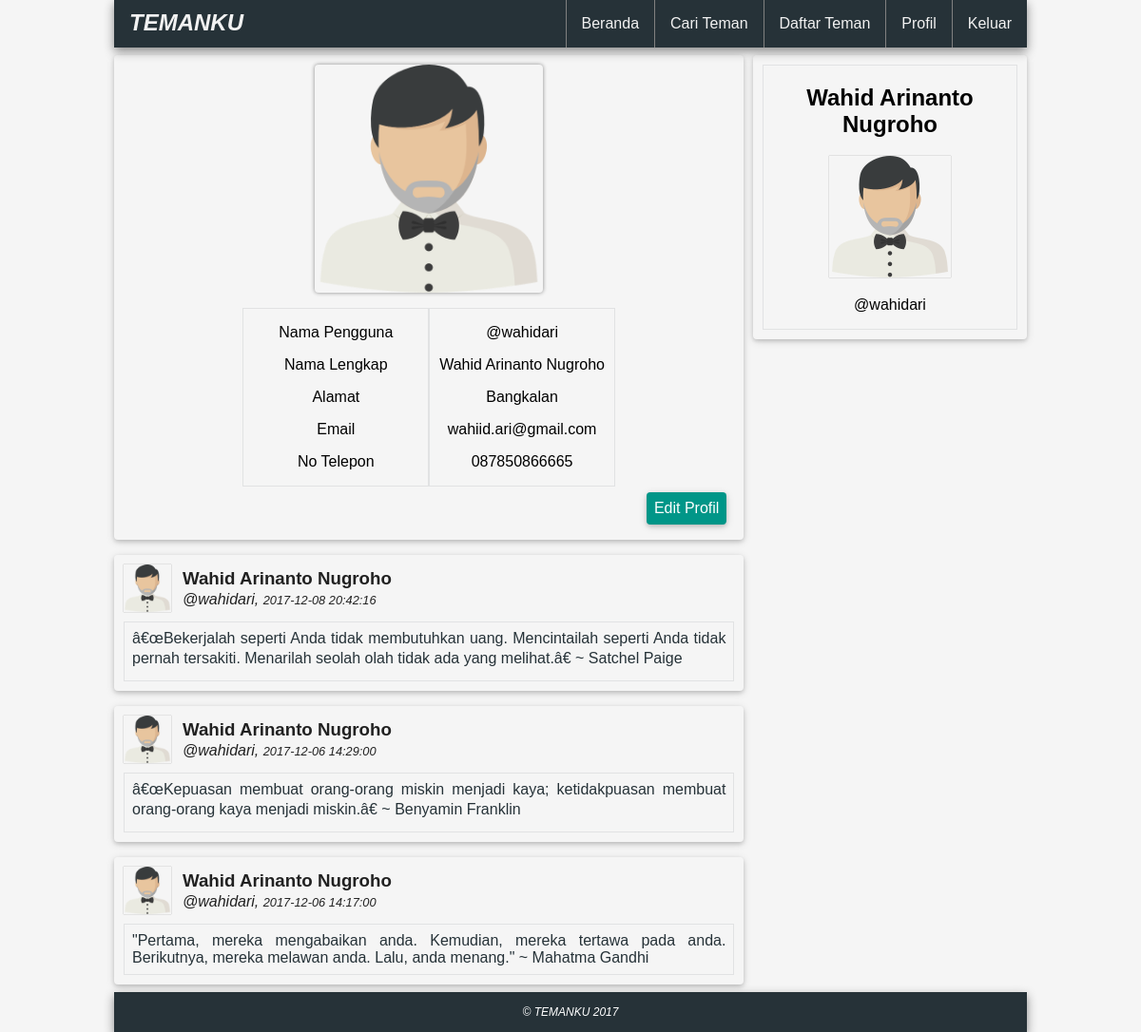
/profil.php (signed in), run on the app's committed database.
### tables this page shows
CREATE TABLE `pengguna` (
  `USERNAME` varchar(64) DEFAULT NULL,
  `FULLNAME` varchar(64) DEFAULT NULL,
  `ADDRESS` varchar(64) DEFAULT NULL,
  `EMAIL` varchar(64) NOT NULL,
  `PASSWORD` varchar(64) DEFAULT NULL,
  `PHONE` varchar(12) DEFAULT NULL
);

CREATE TABLE `status` (
  `ID_STATUS` int(11) NOT NULL,
  `EMAIL` varchar(64) DEFAULT NULL,
  `ISI_STATUS` varchar(256) DEFAULT NULL,
  `TANGGAL_STATUS` datetime DEFAULT NULL
);

### database.php (called while the page is built, shortened)
<?php
$db_host = "localhost";
$db_user = "root";
$db_pass = "";
$db_name = "social";
try {
    $db = new PDO("mysql:host=$db_host;dbname=$db_name", $db_user, $db_pass);
} catch(PDOException $e) {
    die("Terjadi masalah: " . $e->getMessage());
}
function logged_user () {
    global $db, $userlogin, $username, $fullname, $address, $email, $phone;
    $sql = "SELECT * FROM pengguna WHERE email = :email";
    $stmt = $db->prepare($sql);
    $stmt->bindValue(':email', $userlogin);
    $stmt->execute();
    foreach ($stmt as $col) {
        $fullname = $col['FULLNAME'];
        $username = $col['USERNAME'];
        $address  = $col['ADDRESS'];
        $email    = $col['EMAIL'];
        $phone    = $col['PHONE'];
    }
}

### profil.php (the view, shortened to what this page needs)
<?php
    require_once("database.php");
    require_once("auth.php");
    logged_user ();
 ?>
<!DOCTYPE html>
<html lang="en">
<head>
    <link rel="stylesheet" href="css/main.css">
    <link rel="stylesheet" href="css/profil.css">
</head>
<body>
    <div class="menu">
        <a class="logo" href="index.php">TEMANKU</a>
        <div class="menuright">
            <a href="index.php">Beranda</a>
            <a href="search.php">Cari Teman</a>
            <a href="friend.php">Daftar Teman</a>
            <a href="profil.php">Profil</a>
            <a href="logout.php">Keluar</a>
        </div>
    </div>
    <div class="row">
        <div class="column right">
            <div class="profil">
                <h2><?php echo $fullname; ?></h2>
                <img src="img/a.png" alt="">
                <p>@<?php echo $username; ?></p>
            </div>
        </div>
        <div class="column left">
            <div class="profilku">
                <div class="foto">
                    <img src="img/a.png" alt="">
                </div>
                <div class="table">
                    <div class="info">
                        <p>Nama Pengguna</p>
                        <p>Nama Lengkap</p>
                        <p>Alamat</p>
                        <p>Email</p>
                        <p>No Telepon</p>
                    </div>
                    <div class="tentang">
                        <p>@<?php echo $username; ?></p>
                        <p><?php echo $fullname; ?></p>
                        <p><?php echo $address; ?></p>
                        <p><?php echo $email; ?></p>
                        <p><?php echo $phone; ?></p>
                    </div>
                </div>
                <a class="button" href="editprofil.php">Edit Profil</a>
            </div>
<?php
            $sql = "SELECT * FROM status WHERE email = :email ORDER by ID_STATUS desc";
            $stmt = $db->prepare($sql);
            $stmt->bindValue(':email', $userlogin);
            $stmt->execute();
            foreach ($stmt as $col) {
                ?>
                <div class="status">
                    <div class="profilstatus">
                        <img src="img/a.png" alt="">
                        <h3><?php echo $fullname; ?></h3>
                        <p>@<?php echo $username,","; ?></p>
                        <p class="tanggalstatus"><?php echo $col['TANGGAL_STATUS']; ?></p>
                    </div>
                    <div class="isistatus">
                        <p><?php echo $col['ISI_STATUS']; ?></p>
                    </div>
                </div>
    <?php        }
?>
        </div>
    </div>
    <div class="footer">
        <p>&copy; TEMANKU 2017</p>
    </div>
</body>
</html>

### css/main.css (style rules this page uses)
* { box-sizing: border-box; }
html { height:100%; margin:0; }
body { margin: 0 10%; height:100%; font-family: sans-serif; background-color: #F5F5F5; }
.menu { position: fixed; min-width: 80%; min-height: 50px; background-color: #263238; box-shadow: 0px 4px 10px #888888; }
.menu a.logo { font-size: 1.5em; font-weight: bold; font-style: italic; padding: 10px 16px; }
.menuright { float: right; }
.menu a { float: left; color: #f2f2f2; text-align: center; padding: 16px 16px; text-decoration: none; }
.menuright a { border-left: 1px solid grey; }
.row { padding-top: 6%; min-height:100%; }
.row:after { content: ""; display: table; clear: both; }
.column { float: left; }
.column.right { float: right; margin-left: 56%; position: fixed; width: 24%; border-radius: 4px; box-shadow: 0 2px 4px 0 rgba(0,0,0,0.16),0 2px 10px 0 rgba(0,0,0,0.12)!important; }
.column.left { width: 69%; }
.status { margin-top: 16px; border-radius: 4px; padding: 10px; box-shadow: 0 2px 4px 0 rgba(0,0,0,0.16),0 2px 10px 0 rgba(0,0,0,0.12)!important; text-align: justify; }
.status img { max-width: 50px; max-height: 50px; margin-right: 12px; float: left; box-shadow: 0px 0px 1px #888888; }
.profilstatus { min-width: 100%; float: left; margin-bottom: 12px; color: #212121; }
.profilstatus h3 { margin-top: 4px; margin-bottom: 2px; }
.profilstatus p { margin-top: -1px; display: inline; font-style: italic; }
.isistatus { margin-top: 60px; color: #263238; border: 1px solid #e1e2e3; padding: 0px 8px; }
.isistatus p { -webkit-margin-before: 0.5em; -webkit-margin-after: 0.5em; }
.tanggalstatus { font-size: 0.8em; }
.profil { text-align: center; margin: 10px; text-align: center; border: 1px solid #e1e2e3; }
.profil img { max-width: 128px; max-height: 128px; box-shadow: 0px 0px 1px #888888; }
.footer { margin: 8px 0px 0px; background-color: #263238; min-height: 30px; padding: 2px; text-align: center; font-family: sans-serif; font-style: italic; font-size: 12px; color: #fff; left: 0; width: 100%; bottom: 0; box-shadow: 0px 4px 10px #888888; }

### css/profil.css (style rules this page uses)
.profilku { border-radius: 4px; padding: 10px; box-shadow: 0 2px 4px 0 rgba(0,0,0,0.16),0 2px 10px 0 rgba(0,0,0,0.12)!important; width: 100%; display: table; }
.profilku img { width: 240px; height: 240px; text-align: center; border-radius: 4px; box-shadow: 0px 0px 4px #888888; }
.foto { text-align: center; }
.table { margin-top: 2%; margin-left: auto; margin-right: auto; text-align: center; display: table; }
a.button { float: right; text-decoration: none; width: auto; background-color: #009688; color: white; padding: 8px; margin: 6px 8px; border: none; border-radius: 4px; box-shadow: 0 2px 4px 0 rgba(0,0,0,0.16),0 2px 10px 0 rgba(0,0,0,0.12)!important; }
.info, .tentang { width: 50%; display: table-cell; border: 1px solid #e1e2e3; padding: 0px 10px; }

### data on the page
pengguna: FULLNAME "Wahid Arinanto Nugroho", USERNAME "wahidari", ADDRESS "Bangkalan", EMAIL "wahiid.ari@gmail.com", PHONE "087850866665"
status: EMAIL.FULLNAME "Wahid Arinanto Nugroho", EMAIL.USERNAME "wahidari", TANGGAL_STATUS "2017-12-08 20:42:16", ISI_STATUS "â€œBekerjalah seperti Anda tidak membutuhkan uang. Mencintailah seperti Anda tidak pernah tersakiti. Menarilah seolah olah tidak ada yang melihat.â€ ~ Satchel Paige"
status: EMAIL.FULLNAME "Wahid Arinanto Nugroho", EMAIL.USERNAME "wahidari", TANGGAL_STATUS "2017-12-06 14:29:00", ISI_STATUS "â€œKepuasan membuat orang-orang miskin menjadi kaya; ketidakpuasan membuat orang-orang kaya menjadi miskin.â€ ~ Benyamin Franklin"
status: EMAIL.FULLNAME "Wahid Arinanto Nugroho", EMAIL.USERNAME "wahidari", TANGGAL_STATUS "2017-12-06 14:17:00", ISI_STATUS "\"Pertama, mereka mengabaikan anda. Kemudian, mereka tertawa pada anda. Berikutnya, mereka melawan anda. Lalu, anda menang.\" ~ Mahatma Gandhi"
